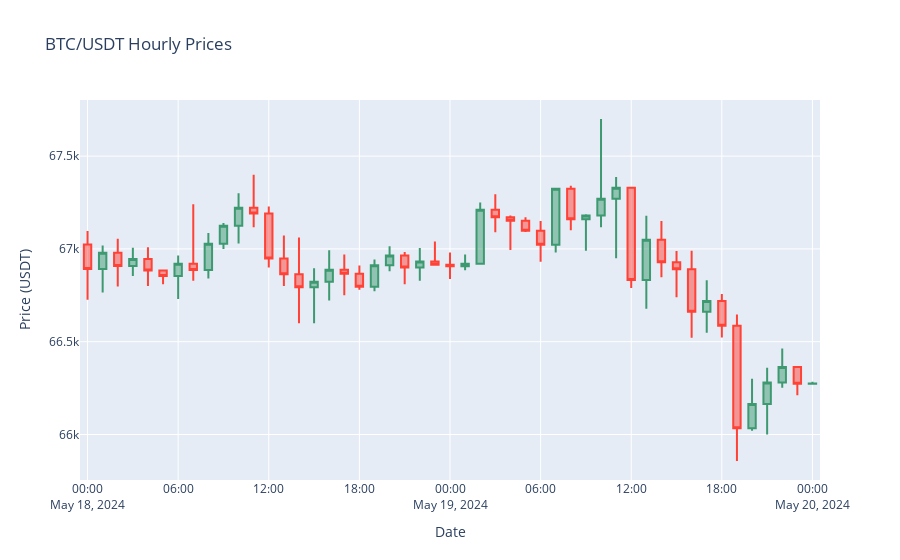

This figure's notebook cell:
### Code cell
plot_chart(hourly_data,'BTC/USDT Hourly Prices').show()
